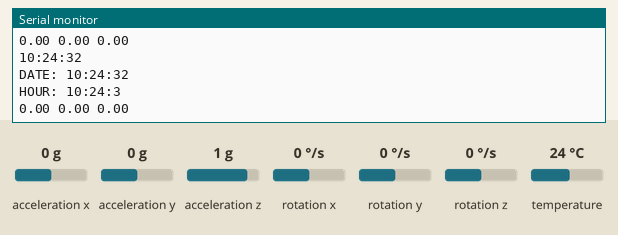
Simulated run of this program. Board: ESP8266 (NodeMCU). On the bench: the last lines printed to the serial monitor. The test bench sets the inputs (shaded band); at power-on: rotation x 0 °/s, rotation y 0 °/s, rotation z 0 °/s, acceleration x 0 g, acceleration y 0 g, acceleration z 1 g, temperature 24 °C. WiFi joins after 1.5 s; servers stay silent unless stated; network time is answered at once with the bench clock; uploads are accepted with an empty reply; the local clock reads 2024-03-15 10:24:30 at power-on unless the program sets it; no MQTT or app messages arrive unless stated.

Above: at 3.0 s.
3.1 s: rotation x set to -192 °/s
At 3.8 s:
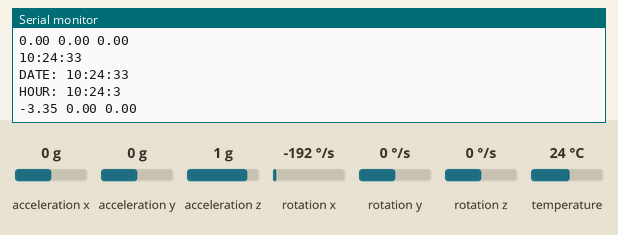
4.6 s: rotation y set to -192 °/s
At 5.3 s:
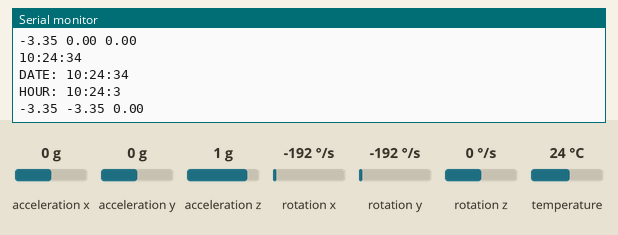
6.1 s: rotation z set to -192 °/s
At 6.8 s:
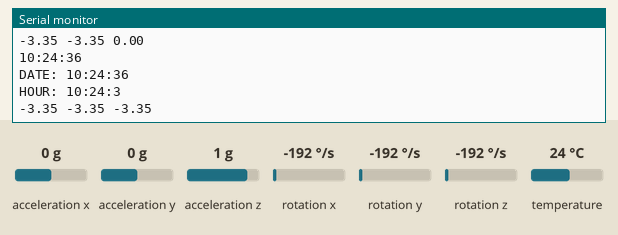
Timing chart, 0 to 9.1 s (numbered marks = the images above; inputs shaded):
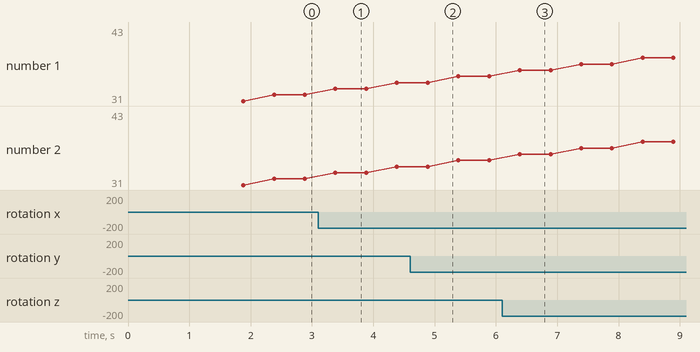

Measured:
- after the input at 3.1 s, the serial monitor: prints a new line after 0.28 s (image 1)
- after the input at 4.6 s, the serial monitor: prints a new line after 0.29 s (image 2)
- after the input at 6.1 s, the serial monitor: prints a new line after 0.29 s (image 3)

The program:

main.cpp
```cpp
#include <ESP8266WiFi.h>
#include <ESP8266mDNS.h>
#include <ESP8266HTTPClient.h>
#include <pubSubCLient.h>
#include <Updater.h>
#include <ArduinoJson.h>
#include <Wire.h>
#include <Adafruit_MPU6050.h>
#include <Adafruit_Sensor.h>
#include <NTPClient.h>

//Wifi----------------------
const char* ssid     = "WS-SP6";
// WS-TISBC
// WS-SP6
const char* password = "s@30@ltr&f9ws";
// s@30@ltr&f9wss
// s@30@ltr&f9ws
IPAddress local_IP(192, 168, 3, 254);
// Set your Gateway IP address
IPAddress gateway(192, 168, 1, 254);

IPAddress subnet(255, 255, 0, 0);
IPAddress primaryDNS(8, 8, 8, 8);   //optional
IPAddress secondaryDNS(8, 8, 4, 4); //optional

//MQTT Broker---------------
const char *mqtt_broker = "52.67.193.122";
const char *topic = "sensor.downtime";
const char *mqtt_username = "david";
const char *mqtt_password = "JZTeVT5C";
const int mqtt_port = 1883;

//Variaveis-----------------
bool mqttStatus = 0;
//int leitura = 1/30 * 1000;
int leitura = 500;
bool engineState;
int stateCount;
float gyTotal;

float gyroX, gyroY, gyroZ;
float accX, accY, accZ;
float temperature;

//desvio giroscopio---------
float gyroXerror = 0.07;
float gyroYerror = 0.03;
float gyroZerror = 0.01;

//Objetos-------------------
sensors_event_t a, g, temp;
WiFiClient espClient;
PubSubClient client(espClient);
Adafruit_MPU6050 mpu;

HTTPClient httpClient;
HTTPClient apiClient;

WiFiUDP ntpUDP;
NTPClient timeClient(ntpUDP, "pool.ntp.org");
String formattedDate;
String dayStamp;
String timeStamp;

String espId;

int totalLength;
int currentLength = 0;
String sensorId;
int MAX_REQ_ATTEMPT = 5;
String API_SERVER = "http://52.67.193.122";
int API_PORT = 3000;
const char* url = "http://storage.googleapis.com/sensor-version/downtime/";

void setWifi(){
  Serial.println();

  if (!WiFi.config(local_IP, gateway, subnet, primaryDNS, secondaryDNS)) {
    Serial.println("STA Failed to configure");
  }else{Serial.println("configurou");}
  WiFi.begin(ssid, password); //Inicia WiFi


  delay(500);
  Serial.print("Conectando");
  while (WiFi.status() != WL_CONNECTED) // Tentando conectar na Rede WiFi
  {
    delay(500);
    Serial.print(".");
   }
  Serial.println();

  Serial.print("Conectado | Endereço IP: ");
  Serial.println(WiFi.localIP()); //Imprime o Endereço IP Local do ESP8266
}

void setTime(){
// Initialize a NTPClient to get time
  timeClient.begin();
  // Set offset time in seconds to adjust for your timezone, for example:
  // GMT +1 = 3600
  // GMT +8 = 28800
  // GMT -1 = -3600
  // GMT 0 = 0
  timeClient.setTimeOffset(3600);
}

void getTime(){

  timeClient.forceUpdate();

  // The formattedDate comes with the following format:
  // 2018-05-28T16:00:13Z
  // We need to extract date and time
  formattedDate = timeClient.getFormattedTime();
  Serial.println(formattedDate);

  // Extract date
  int splitT = formattedDate.indexOf("T");
  dayStamp = formattedDate.substring(0, splitT);
  Serial.print("DATE: ");
  Serial.println(dayStamp);
  // Extract time
  timeStamp = formattedDate.substring(splitT+1, formattedDate.length()-1);
  Serial.print("HOUR: ");
  Serial.println(timeStamp);
}

String router(String subroute){
  return API_SERVER + (String)":" + API_PORT + subroute;
}

void APIlog(String msg){
  String route = "/sensor-log";
  StaticJsonDocument<1024> docAux;
  JsonObject reading = docAux.to<JsonObject>();
  String jsonAux;

  reading["id"] = sensorId;
  // reading["date"] = getCurrentDateTime();
  reading["log"] = msg;

  serializeJson(reading, jsonAux);

  apiClient.begin(espClient , router(route));
  apiClient.addHeader("Content-Type", "application/json");

  int res = apiClient.POST(jsonAux);
  apiClient.end();
  reading.clear();
}

void generateSensorId() {
  char espIdAux[12];
  snprintf(espIdAux, 12, "%X%X", (uint32_t)ESP.getFlashChipId(), (uint32_t)ESP.getChipId());
  sensorId = espIdAux;
}

void updateFirmware(uint8_t *data, size_t len, String filename){
  Update.write(data, len);
  currentLength += len;
  // Print dots while waiting for update to finish
  Serial.print('.');
  // if current length of written firmware is not equal to total firmware size, repeat
  if(currentLength != totalLength) return;
  Update.end(true);
  APIlog((String)"Updated sucessfully from " + filename);
  Serial.printf("\nUpdate Success, Total Size: %u\nRebooting in 3s...\n", currentLength);
  delay(3000);
  // Restart ESP32 to see changes
  ESP.restart();
}

void checkForUpdates() {
  Serial.println(espId);
  String route = "/check-update?id=" + espId + "&downtime=true";
  Serial.println(route);
  Serial.println(router(route));


  apiClient.begin(espClient , router(route));

  int statusCode = HTTP_CODE_BAD_REQUEST;
  int attempt = 0;

  while((statusCode != HTTP_CODE_OK) && (attempt < MAX_REQ_ATTEMPT)) {
    attempt++;
    statusCode = apiClient.GET();
  }
  if(statusCode != HTTP_CODE_OK) {

    // ESP.restart();
  }
  String filename = apiClient.getString();
  apiClient.end();

  if(filename == ""){
    Serial.println("Already up to date.");
    return;
  }

  String urlf = url + filename;

  Serial.println( "Avaliable." );

  httpClient.begin( espClient, urlf );

  int httpCode = httpClient.GET();

  if( httpCode == 200 ) {
    Serial.print("connected to ");
    Serial.println(urlf);
    // get length of document (is -1 when Server sends no Content-Length header)
    totalLength = httpClient.getSize();
    // transfer to local variable
    int len = totalLength;
    // this is required to start firmware update process
    Update.begin(len);
    Serial.printf("FW Size: %u\n",totalLength);
    // create buffer for read
    uint8_t buff[128] = { 0 };
    // get tcp stream
    WiFiClient * stream = httpClient.getStreamPtr();
    // read all data from server
    Serial.println("Updating firmware...");
    while(httpClient.connected() && (len > 0 || len == -1)) {
          // get available data size
          size_t size = stream->available();
          if(size) {
            // read up to 128 byte
            int c = stream->readBytes(buff, ((size > sizeof(buff)) ? sizeof(buff) : size));
            // pass to function
            updateFirmware(buff, c, filename);
            if(len > 0) {
                len -= c;
            }
          }
          delay(1);
    }
  } else {
    Serial.print( "Firmware version check failed, got HTTP response code " );
    Serial.println( httpCode );
  }
  httpClient.end();
}

void initMPU(){
  if (!mpu.begin()) {
    Serial.println("Failed to find MPU6050 chip");
    while (1) {
      delay(10);
    }
  }
  Serial.println("MPU6050 Found!");
  // 2, 4, 8, 16
  mpu.setAccelerometerRange(MPU6050_RANGE_16_G);
  // 250, 500, 1000, 2000
  mpu.setGyroRange(MPU6050_RANGE_2000_DEG);
  // 260, 184, 94, 44, 21, 10, 5
  mpu.setFilterBandwidth(MPU6050_BAND_5_HZ);
}

void getReadings(){
  mpu.getEvent(&a, &g, &temp);

  accX = a.acceleration.x;
  accY = a.acceleration.y;
  accZ = a.acceleration.z;

  temperature = temp.temperature;

  float gyroX_temp = g.gyro.x;
  if(abs(gyroX_temp) > gyroXerror)  {
    gyroX += gyroX_temp/50.00;
  }

  float gyroY_temp = g.gyro.y;
  if(abs(gyroY_temp) > gyroYerror) {
    gyroY += gyroY_temp/70.00;
  }

  float gyroZ_temp = g.gyro.z;
  if(abs(gyroZ_temp) > gyroZerror) {
    gyroZ += gyroZ_temp/90.00;
  }
}

void defineState() {
  gyTotal = abs(gyroX) + abs(gyroY) + abs(gyroZ);
  if (gyTotal > 0) {
      stateCount ++;
  } else {
    stateCount = 0;
    engineState = 0;
  }
  if (stateCount > 4) { //quantidade de leituras para considerar o motor como ligado
      engineState = 1;
  }
}

void addToJSON() {
  StaticJsonDocument<300> docAux;
  JsonObject reading = docAux.to<JsonObject>();
  reading["sensorId"] = sensorId;
  reading["date"] = "12342";
  reading["accX"] = accX;
  reading["accY"] = accY;
  reading["accZ"] = accZ;

  reading["gyroX"] = gyroX;
  reading["gyroY"] = gyroY;
  reading["gyroZ"] = gyroZ;

  reading["engineState"] = engineState;
  // time_t epochTime = timeClient.getEpochTime();
  // Serial.println(epochTime);
  // reading["time"] = epochTime;
//  mqttQueue.add(reading);
  char jsonOut[300];
  serializeJson(docAux, jsonOut);
  client.publish(topic, jsonOut);
  reading.clear();
}

void printData() {

      /* Print out the values */

      // Serial.print(a.acceleration.x);
      // Serial.println(" ");
      // Serial.print(a.acceleration.y);
      // Serial.println(" ");
      // Serial.print(a.acceleration.z);
      // Serial.println(" ");

      Serial.print(g.gyro.x);
      Serial.print(" ");
      Serial.print(g.gyro.y);
      Serial.print(" ");
      Serial.print(g.gyro.z);
      Serial.println(" ");

      // Serial.print("Temperature: ");
      // Serial.print(temp.temperature);
      // Serial.println(" degC");

      // Serial.println("");
}

bool connectMQTT() {
  byte tentativa = 0;
  Serial.println("conectando ao broker");

  do {
    String client_id = "SENSOR01-";
    client_id += String(WiFi.macAddress());

    if (client.connect(espId.c_str(), mqtt_username, mqtt_password)) {
      Serial.println("Exito na conexao");
      Serial.printf("Cliente %s conectado ao broker\n",client_id.c_str());
    } else{
      Serial.print("Falha ao conectar: ");
      Serial.print(client.state());
      Serial.println();
      Serial.print("Tentativa: ");
      delay(2000);
    }
    tentativa++;
  } while (!client.connected() && tentativa < 5);

  if (tentativa < 5) {
    return 1;
  } else {
    Serial.println("nao conectado");
    return 0;
  }
}

void setup() {
  Serial.begin(9600);
  // wifiConnectBegin( "espID" , "123456789" );
  setWifi();
  setTime();
  generateSensorId();
  checkForUpdates();
  initMPU();
  client.setServer(mqtt_broker, mqtt_port);
  //  client.setCallback(callback);
  mqttStatus = connectMQTT();

  // Serial.println("AGORA VAI!!");

}

void loop() {
  static long long pooling = 0;
  if (mqttStatus) {
    client.loop();
    if (millis() > pooling + leitura) {
      pooling = millis();
        getReadings();
        defineState();
        getTime();
        addToJSON();
        printData();
        while (WiFi.status() != WL_CONNECTED) // Tentando conectar na Rede WiFi
        {
          delay(500);
          Serial.print(".");
        }
      }
    }
}
```
